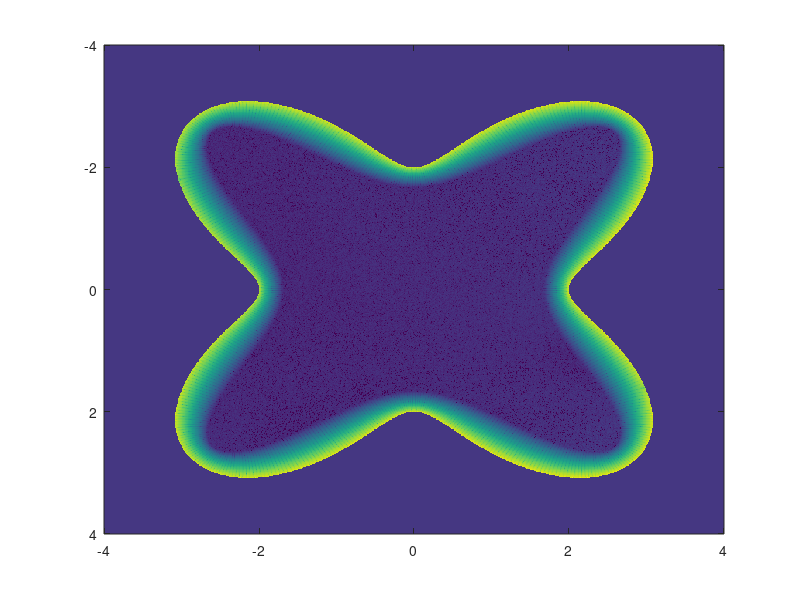

Reproduce this figure in MATLAB. (Note: this script raises an error after producing the figure.)
%% Exercise 1

N = 300; % number of points on the boundary
% Parametrize all relevant variables in terms of t and r
tvec = linspace(-pi + 2*pi/N, pi, N);
rvec = 3 + cos(4*tvec+pi);
rprimvec = - 4*sin(4*tvec+pi); 
rbisvec = - 16*cos(4*tvec+pi);
y1 = rvec .* cos(tvec);
y2 = rvec .* sin(tvec);
nu1 = rvec .* cos(tvec) + rprimvec .* sin(tvec);
nu2 = rvec .* sin(tvec) - rprimvec .* cos(tvec);
nu1 = nu1 ./ sqrt( rvec.^2 + rprimvec.^2 );
nu2 = nu2 ./ sqrt( rvec.^2 + rprimvec.^2 );

Kmat = zeros(N, N); % Kernel matrix
for i=1:N
    for j=1:N
        if i == j % diagonal case -> limit
            Kmat(i,j) = 1 / (2*pi) * ( ...
                rprimvec(i)^2 - rbisvec(i) * rvec(i) / 2 + rvec(i)^2 / 2 ...
                ) / (rprimvec(i)^2 + rvec(i)^2)^(3/2);
        else % the regular kernel
            Kmat(i,j) = 1 / (2*pi) * ( ...
                (y1(j) - y1(i)) * nu1(j) + (y2(j) - y2(i)) * nu2(j) ...
                ) / ( (y1(j) - y1(i))^2 + (y2(j) - y2(i))^2 );
        end
    end
end

% Plot kernel
% imagesc(tvec, tvec, Kmat.')
% axis xy
% colorbar

dsdt = sqrt(rprimvec.^2 + rvec.^2)'; % diagonal of Sigma matrix
% Boundary condition
gvec = ( exp( (y1 + 0.3*y2) / 3 ) .* sin( (0.3*y1 - y2) / 3 ) )';
% Solve (I/2 + 2pi/N K Sigma)h = g
hvec = ( eye(N)/2 + 2*pi/N * Kmat * diag(dsdt) ) \ gvec;

%% Compute double layer potential in D+ = solution

delta = 0.01; % delta-x = delta-y discretization
M = 8 / delta; % number of points per axis
x1field = linspace(-4, 4, M);
x2field = linspace(-4, 4, M);
ufield = zeros(M, M); % numeric solution
u0 = zeros(M, M); % analytic solution
error = -15 * ones(M, M);

for ix1 = 1:M
    for ix2 = 1:M
        x1 = x1field(ix1);
        x2 = x2field(ix2);

        % Parametrize boundary:
        t = angle( complex(x1, x2) );
        radius = 3 + cos(4*t+pi);

        if (x1^2 + x2^2) < radius^2 % Only compute within D+
            % Compute integral( del_nu Phi(y-x) h/y) ds(y) ) with trapezoid
            phivec = 1 / (2*pi) * ( (y1 - x1) .* nu1 + (y2 - x2) .* nu2 ) ./ ( (y1 - x1).^2 + (y2 - x2).^2 );
            ufield(ix1, ix2) = (phivec * (hvec .* dsdt)) * 2*pi/N;
            
            % Compute error against exact solution
            u0(ix1, ix2) = exp( (x1 + 0.3*x2) / 3 ) .* sin( (0.3*x1 - x2) / 3 );
            error(ix1, ix2) = log10( abs( u0(ix1, ix2) - ufield(ix1, ix2) ) );

        end
    end
end

% Plot

imagesc(x1field, x2field, error.');
clim([-15 0]);

% imagesc(x1field, x2field, ufield.');
% clim([-2 2]);

axis xy
xlabel("x");
ylabel("y");
colormap turbo
pbaspect([1 1 1]);
cb = colorbar;
cb.Label.String = "log10|u-u_0|";

%% Exercise 2

% Decompose indicies into even and odd
even = ( 1:1:(N/2) ) * 2;
odd = -1 + (1:1:(N/2)) * 2;
vvec = zeros(N, 1); % Define v to be calculated on boundary

% Compute v(x) at even x using odd y
for i = even
    imvec_even = 1 / (2*pi) * ( (y1(odd) - y1(i)) .* nu2(odd) - (y2(odd) - y2(i)) .* nu1(odd) ) ./ ( (y1(odd) - y1(i)).^2 + (y2(odd) - y2(i)).^2 );
    vvec(i) = (imvec_even * (hvec(odd) .* dsdt(odd))) * 2*pi/(N/2);
end

% Compute v(x) at odd x using even y
for i = odd
    imvec_odd = 1 / (2*pi) * ( (y1(even) - y1(i)) .* nu2(even) - (y2(even) - y2(i)) .* nu1(even) ) ./ ( (y1(even) - y1(i)).^2 + (y2(even) - y2(i)).^2 );
    vvec(i) = (imvec_odd * (hvec(even) .* dsdt(even))) * 2*pi/(N/2);
end

% Plot numeric v against analyic v
v_exact = ( exp( (y1 + 0.3*y2) / 3 ) .* cos( (0.3*y1 - y2) / 3 ) )';
plot(tvec, vvec, tvec, v_exact);
legend("numeric", "analytic");
xlabel("t");
ylabel("v");


%% Exercise 3

% Compute double layer potential using v(x)

% Same as in exercise 1
delta = 0.01;
M = 8 / delta;
z1field = linspace(-4, 4, M);
z2field = linspace(-4, 4, M);
gcq_ufield = zeros(M, M);
u0 = zeros(M, M);
error = -15 * ones(M, M);

for iz1 = 1:M
    for iz2 = 1:M
        z1 = z1field(iz1);
        z2 = z2field(iz2);

        % Parametrize boundary
        t = angle( complex(z1, z2) );
        radius = 3 + cos(4*t+pi);

        if (z1^2 + z2^2) < radius^2 % Only compute within D+
            
            % Helper variables
            x1 = y1 - z1;
            x2 = y2 - z2;
            norm_x = x1.^2 + x2.^2;

            % Compute Re{(i*Ip) / (i*Iq)} = Re{(Ip*conj(Iq))} / |Iq|^2
            % Where Ip = integral(p(y)dy), Iq = integral(q(y)dy)

            % p = p1 + i*p2
            p1 = ( ...
                nu1 .* (gvec' .* x1 + vvec' .* x2) + ...
                nu2 .* (gvec' .* x2 - vvec' .* x1) ...
                ) ./ norm_x;
            p2 = ( ...
                nu1 .* (vvec' .* x1 - gvec' .* x2) + ...
                nu2 .* (gvec' .* x1 + vvec' .* x2) ...
                ) ./ norm_x;
            
            % q = q1 + i*q2
            q1 = ( nu1.*x1 + nu2.*x2 ) ./ norm_x;
            q2 = ( nu2.*x1 - nu1.*x2) ./ norm_x;
            
            % Ip = Ip1 + i*Ip2
            Ip1 = (p1 * dsdt) * 2*pi/N;
            Ip2 = (p2 * dsdt) * 2*pi/N;
            
            % Iq = Iq1 + i*Iq2
            Iq1 = (q1 * dsdt) * 2*pi/N;
            Iq2 = (q2 * dsdt) * 2*pi/N;
            
            % Final computation
            gcq_ufield(iz1, iz2) = (Ip1 * Iq1 + Ip2 * Iq2) / (Iq1^2 + Iq2^2);
            
            % Compute error numeric vs analytic
            u0(iz1, iz2) = exp( (z1 + 0.3*z2) / 3 ) .* sin( (0.3*z1 - z2) / 3 );
            error(iz1, iz2) = log10( abs( u0(iz1, iz2) - gcq_ufield(iz1, iz2) ) );
        end
    end
end

% Plot
imagesc(z1field, z2field, error.');
clim([-15 0]);

% imagesc(z1field, z2field, gcq_ufield.');
% clim([-2 2]);

axis xy
xlabel("x");
ylabel("y");
colormap turbo
pbaspect([1 1 1]);
cb = colorbar;
cb.Label.String = "log10|u-u_0|";

% Check maximum errors
sorted_error = sort(error(:), 'descend');
sorted_error(1:10)
